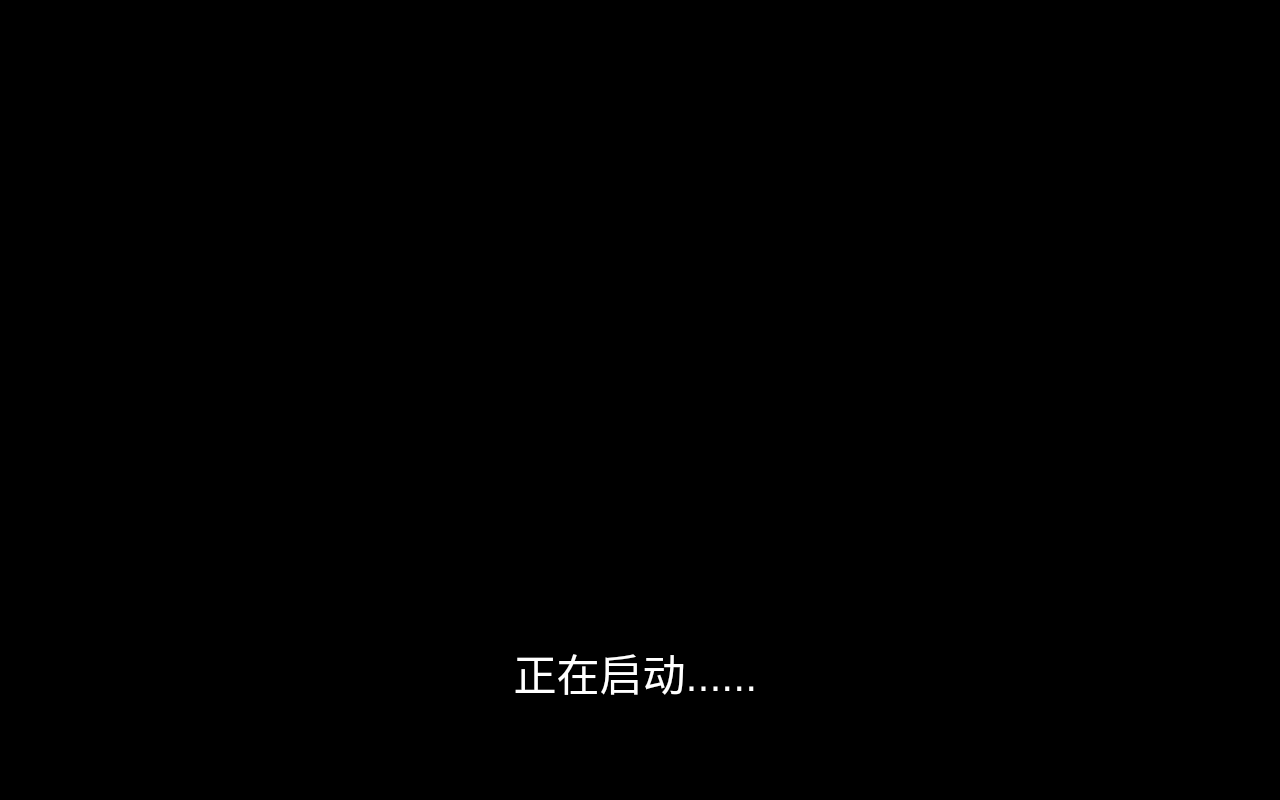
<?xml version="1.0" encoding="UTF-8"?>
<ui version="4.0">
 <class>FrameRebootCover</class>
 <widget class="QFrame" name="FrameRebootCover">
  <property name="geometry">
   <rect>
    <x>0</x>
    <y>0</y>
    <width>1280</width>
    <height>800</height>
   </rect>
  </property>
  <property name="windowTitle">
   <string>Frame</string>
  </property>
  <property name="autoFillBackground">
   <bool>false</bool>
  </property>
  <property name="styleSheet">
   <string notr="true">image: url(:/Images/RebootCover.png);
background-color: rgb(0, 0, 0);</string>
  </property>
  <widget class="QLabel" name="lbIp">
   <property name="geometry">
    <rect>
     <x>450</x>
     <y>640</y>
     <width>371</width>
     <height>64</height>
    </rect>
   </property>
   <property name="minimumSize">
    <size>
     <width>0</width>
     <height>64</height>
    </size>
   </property>
   <property name="font">
    <font>
     <pointsize>32</pointsize>
    </font>
   </property>
   <property name="autoFillBackground">
    <bool>false</bool>
   </property>
   <property name="styleSheet">
    <string notr="true">color: white;
image: url();
background-color: transparent;</string>
   </property>
   <property name="text">
    <string>正在启动......</string>
   </property>
   <property name="alignment">
    <set>Qt::AlignCenter</set>
   </property>
   <property name="textInteractionFlags">
    <set>Qt::TextEditable</set>
   </property>
  </widget>
 </widget>
 <resources/>
 <connections/>
</ui>
